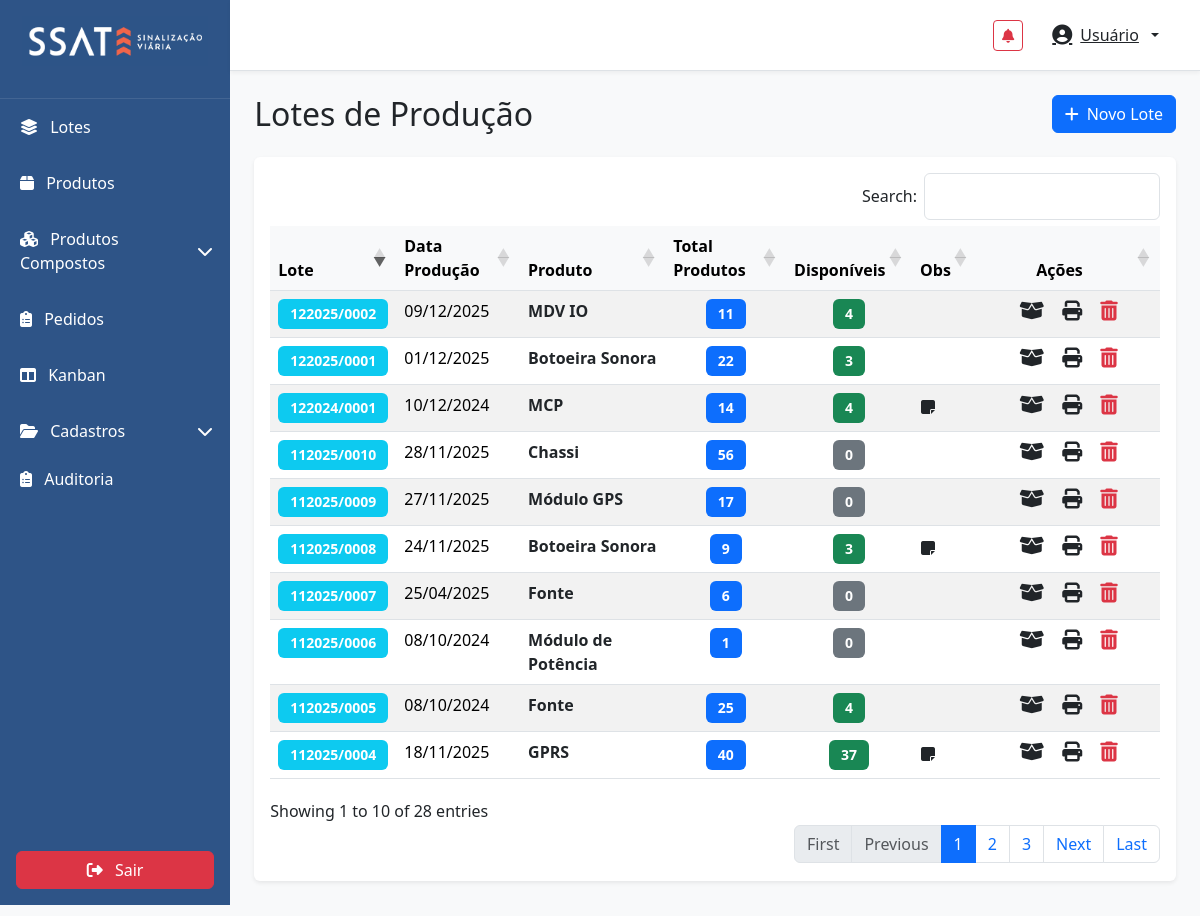
Screenshot of /src/views/index.php?page=batches (signed in) with the database file from the repository.
### tables this page shows
CREATE TABLE `production_batches` (
  `id` int(11) NOT NULL,
  `batch_number` varchar(20) NOT NULL,
  `production_date` date NOT NULL,
  `notes` text,
  `created_at` timestamp NOT NULL DEFAULT CURRENT_TIMESTAMP,
  `updated_at` timestamp NOT NULL DEFAULT CURRENT_TIMESTAMP ON UPDATE CURRENT_TIMESTAMP
);

### src/models/ProductionBatch.php (called while the page is built, shortened)
<?php
class ProductionBatch {
    private $conn;
    private $table_name = "production_batches";
    public function __construct($db) {
        $this->conn = $db;
    }
    public function getAll() {
        try {
            $query = "SELECT b.id, b.batch_number, b.production_date, b.notes, b.created_at, b.updated_at,
                            COALESCE(stats.total_products, 0) as total_products,
                            COALESCE(stats.available_products, 0) as available_products,
                            stats.tipo_name
                     FROM " . $this->table_name . " b
                     LEFT JOIN (
                         SELECT p.production_batch_id,
                                COUNT(*) as total_products,
                                SUM(CASE WHEN p.production_order_id IS NULL THEN 1 ELSE 0 END) as available_products,
                                t.nome as tipo_name
                         FROM products p
                         INNER JOIN tipos t ON p.tipo_id = t.id
                         WHERE p.production_batch_id IS NOT NULL
                         GROUP BY p.production_batch_id, t.nome
                     ) stats ON stats.production_batch_id = b.id
                     ORDER BY b.id DESC";
            $stmt = $this->conn->prepare($query);
            $stmt->execute();
            return $stmt->fetchAll(PDO::FETCH_ASSOC);
        } catch (PDOException $e) {
            error_log("Error in ProductionBatch::getAll(): " . $e->getMessage());
            return [];
        }
    }
}

### src/views/batches.php (the view, shortened to what this page needs)
<?php
require 'src/models/ProductionBatch.php';
$database = Database::getInstance();
$db = $database->getConnection();
$batchModel = new ProductionBatch($db);
$batches = $batchModel->getAll();
?>
<div class="container-fluid p-4">
    <div class="d-flex justify-content-between align-items-center mb-4">
        <h2 class="mb-0">Lotes de Produção</h2>
        <button class="btn btn-primary" id="add-batch">
            <i class="fas fa-plus me-2"></i>Novo Lote
        </button>
    </div>
    <div class="card">
        <div class="card-body">
            <table id="batches-table" class="table table-striped table-hover" style="width:100%">
                <thead>
                    <tr>
                        <th>Lote</th>
                        <th>Data Produção</th>
                        <th>Produto</th>
                        <th>Total Produtos</th>
                        <th>Disponíveis</th>
                        <th>Obs</th>
                        <th style="width: 150px; text-align: center;">Ações</th>
                    </tr>
                </thead>
                <tbody>
                    <?php foreach ($batches as $batch) : ?>
                        <tr>
                            <td>
                                <span class="badge bg-info">
                                    <?= $batch['batch_number'] ?>
                                </span>
                            </td>
                            <td><?= (new DateTime($batch['production_date']))->format('d/m/Y') ?></td>
                            <td>
                                <span class="text-dark fw-semibold"><?= htmlspecialchars($batch['tipo_name']) ?></span>
                            </td>
                            <td class="text-center">
                                <span class="badge bg-primary">
                                    <?= $batch['total_products'] ?>
                                </span>
                            </td>
                            <td class="text-center">
                                <?php if ($batch['available_products'] > 0): ?>
                                    <span class="badge bg-success">
                                        <?= $batch['available_products'] ?>
                                    </span>
                                <?php else: ?>
                                    <span class="badge bg-secondary">0</span>
                                <?php endif; ?>
                            </td>
                            <td>
                                <?php if (!empty($batch['notes'])): ?>
                                    <button class="btn btn-link text-dark p-0 view-notes"
                                            data-notes="<?= htmlspecialchars($batch['notes']) ?>"
                                            title="Ver Observações">
                                        <i class="fas fa-sticky-note"></i>
                                    </button>
                                <?php endif; ?>
                            </td>
                            <td>
                                <div class="d-flex justify-content-center align-items-center gap-3">
                                    <button class="btn btn-link text-dark p-0 view-products"
                                            data-id="<?= $batch['id'] ?>"
                                            data-batch="<?= htmlspecialchars($batch['batch_number']) ?>"
                                            title="Ver Produtos">
                                        <i class="fas fa-box-open fs-5"></i>
                                    </button>
                                    <button class="btn btn-link text-dark p-0 print-all"
                                            data-id="<?= $batch['id'] ?>"
                                            title="Imprimir QR Codes">
                                        <i class="fas fa-print fs-5"></i>
                                    </button>
                                    <button class="btn btn-link text-danger p-0 delete-batch"
                                            data-id="<?= $batch['id'] ?>"
                                            data-batch="<?= htmlspecialchars($batch['batch_number']) ?>"
                                            data-products="<?= $batch['total_products'] ?>"
                                            title="Excluir Lote">
                                        <i class="fas fa-trash-alt fs-5"></i>
                                    </button>
                                </div>
                            </td>
                        </tr>
                    <?php endforeach; ?>
                </tbody>
            </table>
        </div>
    </div>
</div>

### index.php (shortened to what this page needs)
<?php
$basePath = rtrim(dirname($_SERVER['SCRIPT_NAME']), '/');
?>
<!DOCTYPE html>
<html lang="en">
<head>
    <link href="https://cdn.jsdelivr.net/npm/bootstrap@5.3.2/dist/css/bootstrap.min.css" rel="stylesheet">
    <link href="https://cdn.datatables.net/1.13.7/css/dataTables.bootstrap5.min.css" rel="stylesheet">
    <link href="https://cdn.datatables.net/buttons/2.4.2/css/buttons.bootstrap5.min.css" rel="stylesheet">
    <link href="https://cdnjs.cloudflare.com/ajax/libs/font-awesome/6.5.1/css/all.min.css" rel="stylesheet">
    <link href="https://cdn.jsdelivr.net/npm/sweetalert2@11.10.2/dist/sweetalert2.min.css" rel="stylesheet">
    <link href="<?= $basePath ?>/public/css/app.css" rel="stylesheet">
</head>
<body>
    <div class="d-flex" id="wrapper">
        <?php include 'src/views/sidebar.php'; ?>
        <div id="page-content-wrapper" class="w-100">
            <?php include 'src/views/header.php'; ?>
            <?php
            $page = isset($_GET['page']) ? $_GET['page'] : 'main';
            switch($page) {
                case 'batches':
                    include 'src/views/batches.php';
                    break;
            }
            ?>
        </div>
    </div>
</body>
</html>

### src/views/sidebar.php (shortened to what this page needs)
<div class="sidebar" id="sidebar-wrapper" style="background-color: rgb(46, 84, 135) !important;">
    <div class="sidebar-header p-3 text-center">
        <img src="public/images/logo_ssat.png" alt="SSAT Logo" class="img-fluid mb-3" style="max-height: 50px;">
    </div>
    <div class="list-group list-group-flush">
        <a href="index.php?page=batches" class="list-group-item list-group-item-action text-white py-3" style="background-color: rgb(46, 84, 135) !important; border: none;">
            <i class="fas fa-layer-group me-2"></i> Lotes
        </a>
        <a href="index.php?page=main" class="list-group-item list-group-item-action text-white py-3" style="background-color: rgb(46, 84, 135) !important; border: none;">
            <i class="fas fa-box me-2"></i> Produtos
        </a>
        <a class="list-group-item list-group-item-action text-white py-3 d-flex justify-content-between align-items-center"
           style="background-color: rgb(46, 84, 135) !important; border: none;"
           data-bs-toggle="collapse" href="#submenu-composites" role="button" aria-expanded="false" aria-controls="submenu-composites">
            <span><i class="fas fa-cubes me-2"></i> Produtos Compostos</span>
            <i class="fas fa-chevron-right submenu-caret"></i>
        </a>
        <a href="index.php?page=production_orders" class="list-group-item list-group-item-action text-white py-3" style="background-color: rgb(46, 84, 135) !important; border: none;">
            <i class="fas fa-clipboard-list me-2"></i> Pedidos
        </a>
        <a href="index.php?page=kanban" class="list-group-item list-group-item-action text-white py-3" style="background-color: rgb(46, 84, 135) !important; border: none;">
            <i class="fas fa-columns me-2"></i> Kanban
        </a>
        <a class="list-group-item list-group-item-action text-white py-3 d-flex justify-content-between align-items-center"
           style="background-color: rgb(46, 84, 135) !important; border: none;"
           data-bs-toggle="collapse" href="#submenu-cadastros" role="button" aria-expanded="false" aria-controls="submenu-cadastros">
            <span><i class="fas fa-folder-open me-2"></i> Cadastros</span>
            <i class="fas fa-chevron-right submenu-caret"></i>
        </a>
        <a href="index.php?page=audit" class="list-group-item list-group-item-action text-white py-2" style="background-color: rgb(46, 84, 135) !important; border: none;">
            <i class="fas fa-clipboard-list me-2"></i> Auditoria
        </a>
    </div>
    <div class="sidebar-footer mt-auto p-3">
        <form method="POST" action="src/controllers/LogoutController.php">
            <button type="submit" class="btn btn-danger w-100">
                <i class="fas fa-sign-out-alt me-2"></i> Sair
            </button>
        </form>
    </div>
</div>

### src/views/header.php (shortened to what this page needs)
<?php
    $req = $_SERVER['REQUEST_URI'] ?? '';
    $script = $_SERVER['SCRIPT_NAME'] ?? '';
    $isQrPage = (strpos($req, 'qrcode.php') !== false) || (strpos($script, 'qrcode.php') !== false);
?>
<nav class="navbar navbar-expand-lg bg-white border-bottom">
    <div class="container-fluid" style="position: relative;">
        <?php if (!$isQrPage): ?>
        <div class="d-flex align-items-center gap-3 ms-auto">
            <a href="index.php?page=production_orders&only_empty=1" class="btn btn-sm btn-outline-danger position-relative" title="Pedidos vazios para preencher">
                <i class="fas fa-bell"></i>
            </a>
            <div class="dropdown">
            <button class="btn btn-link text-dark dropdown-toggle d-flex align-items-center gap-2" type="button" id="userDropdown" data-bs-toggle="dropdown" aria-expanded="false">
                <i class="fas fa-user-circle fs-5"></i>
                <span>Usuário</span>
            </button>
            </div>
        </div>
        <?php endif; ?>
    </div>
</nav>

### public/css/app.css (style rules this page uses)
:root { --sidebar-width: 285px; }
body { background-color: #f8f9fa; }
#wrapper { overflow-x: hidden; }
#sidebar-wrapper { min-height: 100vh; width: var(--sidebar-width); margin-left: 0; transition: margin 0.25s ease-out; }
.sidebar { display: flex; flex-direction: column; min-height: 100vh; }
.sidebar-header { border-bottom: 1px solid rgba(255, 255, 255, 0.1); }
.list-group-item { border: none; padding: 0.8rem 1.25rem; transition: all 0.3s; }
#page-content-wrapper { min-width: 100vw; }
.navbar { padding: 1rem; box-shadow: 0 2px 4px rgba(0, 0, 0, 0.05); }
.card { box-shadow: 0 0.125rem 0.25rem rgba(0, 0, 0, 0.075); border: none; }
@media (min-width: 768px) { #page-content-wrapper { min-width: 0; width: 100%; } }
.btn { transition: all 0.2s; }
.table { margin-bottom: 0; }
.table thead th { border-top: none; background-color: #f8f9fa; font-weight: 600; }

### src/views/sidebar.php (style rules this page uses)
.submenu-caret { transition: transform 0.2s ease; }
a[aria-controls="submenu-cadastros"]:not(.collapsed) .submenu-caret, a[aria-controls="submenu-composites"]:not(.collapsed) .submenu-caret { transform: rotate(90deg); }

### src/views/batches.php (style rules this page uses)
.badge { font-size: 0.875rem; padding: 0.5rem 0.75rem; }
.badge.bg-info { background-color: #0dcaf0 !important; }
.badge.bg-success { background-color: #198754 !important; }
.badge.bg-primary { background-color: #0d6efd !important; }
.badge.bg-secondary { background-color: #6c757d !important; }
.delete-batch { transition: all 0.2s ease; }

### rows the page displays
production_batches: batch_number "122025/0002", production_date "09/12/2025", tipo_name "MDV IO", total_products "11", available_products "4"
production_batches: batch_number "122025/0001", production_date "01/12/2025", tipo_name "Botoeira Sonora", total_products "22", available_products "3"
production_batches: batch_number "112025/0010", production_date "28/11/2025", tipo_name "Chassi", total_products "56"
production_batches: batch_number "112025/0009", production_date "27/11/2025", tipo_name "Módulo GPS", total_products "17"
production_batches: batch_number "112025/0008", production_date "24/11/2025", tipo_name "Botoeira Sonora", total_products "9", available_products "3"
production_batches: batch_number "112025/0007", production_date "25/04/2025", tipo_name "Fonte", total_products "6"
production_batches: batch_number "112025/0006", production_date "08/10/2024", tipo_name "Módulo de Potência", total_products "1"
production_batches: batch_number "112025/0005", production_date "08/10/2024", tipo_name "Fonte", total_products "25", available_products "4"
production_batches: batch_number "112025/0004", production_date "18/11/2025", tipo_name "GPRS", total_products "40", available_products "37"
production_batches: batch_number "122024/0001", production_date "10/12/2024", tipo_name "MCP", total_products "14", available_products "4"
